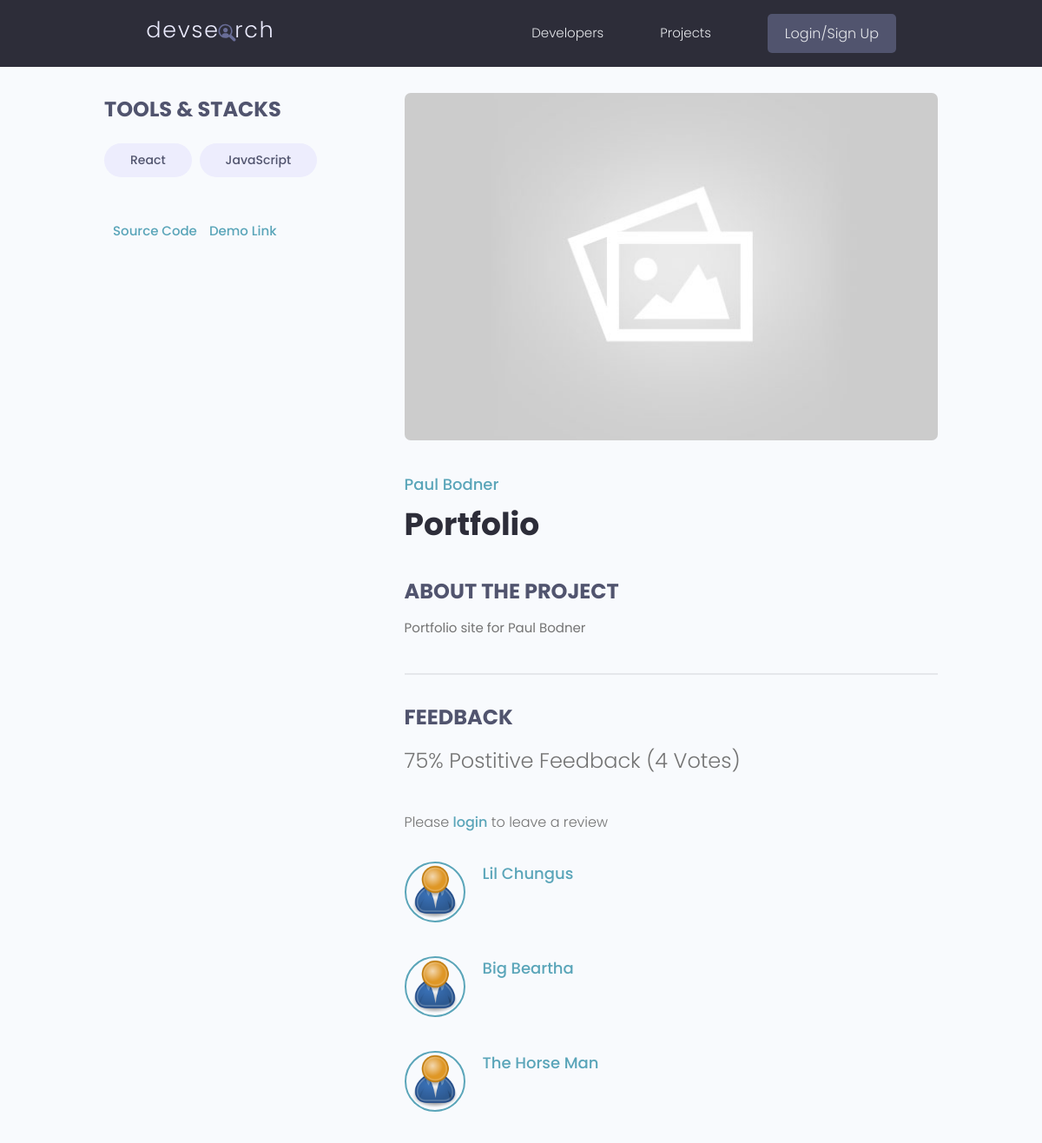
Page /projects/project/3e0de56d-8bd4-4cd8-8bc7-99946c54e711/ on the earlier database version.
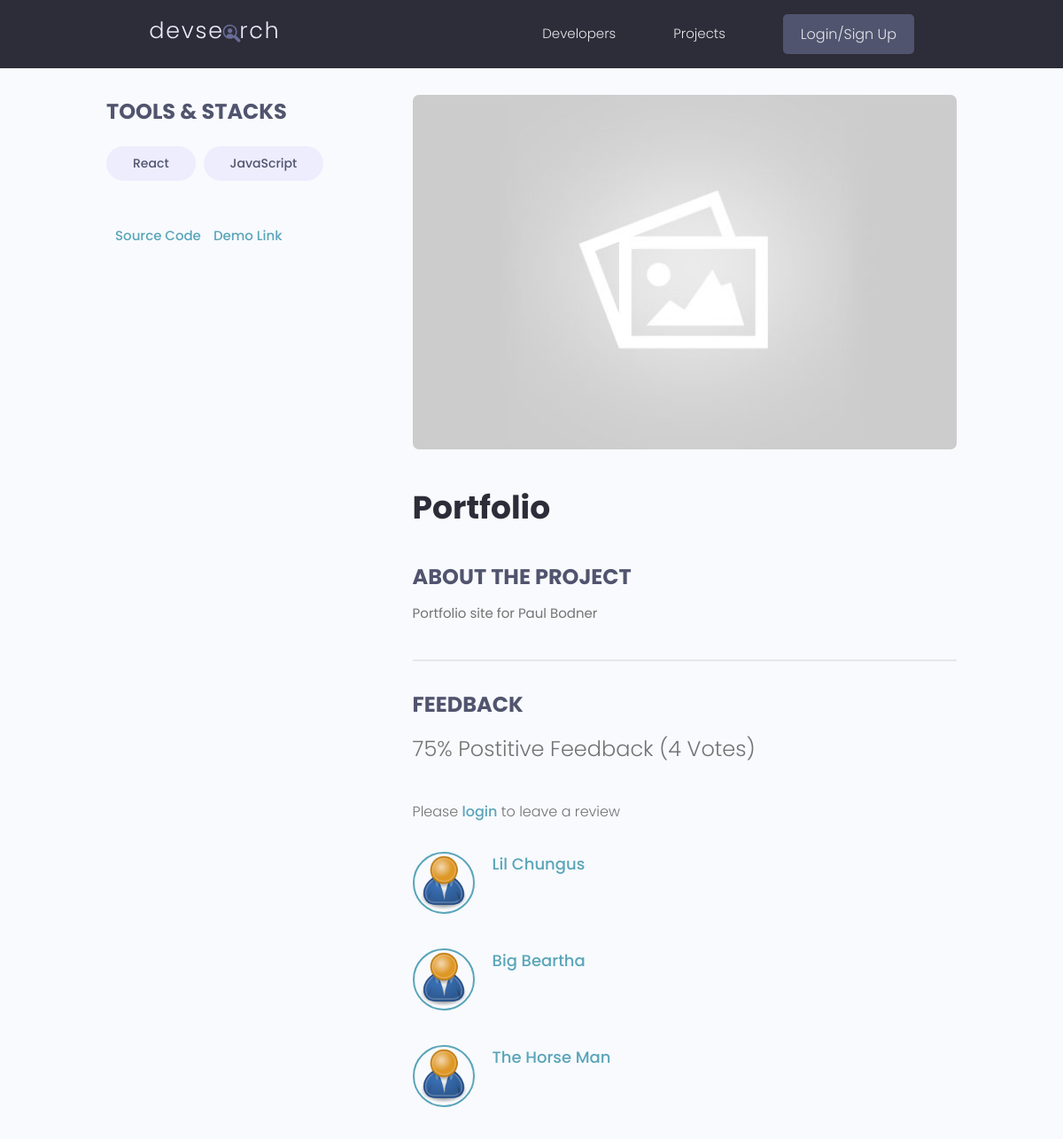
Same page on the later database version.
### projects/models.py (models this page shows, shortened)
class Tag(models.Model):
  name = models.CharField(max_length=200)
  created = models.DateTimeField(auto_now_add=True)
  id = models.UUIDField(default=uuid.uuid4, unique=True, primary_key=True, editable=False)

class Project(models.Model):
  owner = models.ForeignKey(Profile, null=True, blank=True, on_delete=models.SET_NULL)
  title = models.CharField(max_length=200)
  description = models.TextField(null=True, blank=True)
  featured_image = models.ImageField(null=True, blank=True, default='default.jpg')
  demo_link = models.CharField(max_length=2000, null=True, blank=True)
  source_link = models.CharField(max_length=2000, null=True, blank=True)
  tags = models.ManyToManyField('Tag', blank=True)
  vote_total = models.IntegerField(default=0, null=True, blank=True)
  vote_ratio = models.IntegerField(default=0, null=True, blank=True)
  created = models.DateTimeField(auto_now_add=True)
  id = models.UUIDField(default=uuid.uuid4, unique=True, primary_key=True, editable=False)
  class Meta:
    ordering = ['-vote_ratio', '-vote_total', 'title']
  @property
  def reviewers(self):
    queryset = self.review_set.all().values_list('owner__id', flat=True)
    return queryset

class Review(models.Model):
  VOTE_TYPE = (
    ('up', 'Up Vote'),
    ('down', 'Down Vote')
  )
  owner = models.ForeignKey(Profile, on_delete=models.CASCADE, null=True)
  project = models.ForeignKey(Project, on_delete=models.CASCADE)
  body = models.TextField(null=True, blank=True)
  value = models.CharField(max_length=200, choices=VOTE_TYPE)
  created = models.DateTimeField(auto_now_add=True)
  id = models.UUIDField(default=uuid.uuid4, unique=True, primary_key=True, editable=False)
  class Meta:
    unique_together = [['owner', 'project']]

### users/models.py (models this page shows, shortened)
class Profile(models.Model):
  user = models.OneToOneField(User, on_delete=models.CASCADE, null=True, blank=True,)
  name = models.CharField(max_length = 200, blank = True, null = True)
  email = models.EmailField(max_length=500, blank=True, null=True)
  username = models.CharField(max_length = 200, blank = True, null = True)
  username = models.CharField(max_length = 200, blank = True, null = True)
  short_intro = models.CharField(max_length = 200, blank = True, null = True)
  location = models.CharField(max_length = 200, blank = True, null = True)
  bio = models.TextField(max_length=500, blank=True, null=True)
  profile_image = models.ImageField(null = True, blank=True, upload_to='profiles/', default='profiles/user-default.png' )
  social_github= models.CharField(max_length = 200, blank = True, null = True)
  social_linkedIn= models.CharField(max_length = 200, blank = True, null = True)
  social_twitter= models.CharField(max_length = 200, blank = True, null = True)
  social_youtube= models.CharField(max_length = 200, blank = True, null = True)
  social_website= models.CharField(max_length = 200, blank = True, null = True)
  created = models.DateTimeField(auto_now_add=True)
  id = models.UUIDField(default=uuid.uuid4, unique=True, primary_key=True, editable=False)

### projects/views.py (the view, shortened to what this page needs)
# urls.py: path('project/<str:pk>/', views.project, name='project'),
def project(request, pk):
  project = Project.objects.get(id=pk)
  form = ReviewForm()
  context = {
    "project": project,
    'form': form,
    }
  return render(request, 'projects/single-project.html', context)

### projects/templates/projects/single-project.html (shortened to what this page needs)
{% extends 'main.html' %}
{% block content %}
<main class="singleProject my-md">
  <div class="container">
    <div class="layout">
      <div class="column column--1of3">
        <h3 class="singleProject__subtitle">Tools & Stacks</h3>
        <div class="singleProject__toolStack">
          {% for tag in project.tags.all%}
          <span class="tag tag--pill tag--sub tag--lg">
            <small>{{ tag.name }}</small>
          </span>
          {% endfor %}
        </div>
        {% if project.source_link %}
        <a class="singleProject__liveLink" href="{{ project.source_link }}" target="_blank">Source Code
        </a>
        {% endif %}
        {% if project.demo_link %}
        <a class="singleProject__liveLink" href="{{ project.demo_link }}" target="_blank">Demo Link
        </a>
        {% endif %}
      </div>
      <div class="column column--2of3">
        <img class="singleProject__preview" src="{{ project.featured_image.url }}" alt="portfolio thumbnail" />
       {% if project.owner %}
        <a href="{% url 'user-profile' project.owner.id %}" class="singleProject__developer">{{ project.owner.name }}</a>
        {% endif %}
        <h2 class="singleProject__title">{{ project.title }}</h2>
        <h3 class="singleProject__subtitle">About the Project</h3>
        <div class="singleProject__info">
          {{ project.description }}
        </div>
        <div class="comments">
          <h3 class="singleProject__subtitle">Feedback</h3>
          <h5 class="project--rating">
            {{ project.vote_ratio }}% Postitive Feedback ({{ project.vote_total }} Vote{{ project.vote_total|pluralize:"s" }})
          </h5>
          {% if request.user.profile.id in project.reviewers %}
            <p>You have already submitted your review for this project</p>
          {% elif not request.user.is_authenticated %}
            <p>Please <a href="{ url 'login' }?next{{ request.path }}">login</a> to leave a review</p>
          {% elif request.user.profile == project.owner%}
            <p>You cannot review your own project</p>
          {% endif %}
          <div class="commentList">
            {% for review in project.review_set.all %}
            <div class="comment">
              <a href="{% url 'user-profile' review.owner.id %}">
                <img class="avatar avatar--md"
                  src="{{ review.owner.profile_image.url }}" alt="user" />
              </a>
              <div class="comment__details">
                <a href="{% url 'user-profile' review.owner.id %}" class="comment__author">{{ review.owner.name }}</a>
              </div>
            </div>
            {% endfor %}
          </div>
        </div>
      </div>
    </div>
  </div>
</main>
{% endblock content %}

### templates/main.html (shortened to what this page needs)
<!DOCTYPE html>
<html lang="en">
<head>
  {% load static %}
  <link rel="stylesheet" href="https://cdn.iconmonstr.com/1.3.0/css/iconmonstr-iconic-font.min.css" />
  <link rel="stylesheet" href="{% static 'uikit/styles/uikit.css' %}" />
  <link rel="stylesheet" href="{% static 'styles/app.css' %}" />
</head>
<body>
    {% include 'navbar.html' %}
    {% block content %}
    {% endblock content %}
</body>
</html>

### templates/navbar.html (shortened to what this page needs)
{% load static %}
<header class="header">
  <div class="container container--narrow">
    <a href="{% url 'profiles' %}" class="header__logo">
      <img src="{% static 'images/logo.svg' %}" alt="DevSearch Logo" />
    </a>
    <nav class="header__nav">
      <ul class="header__menu">
        <li class="header__menuItem"><a href="{% url 'profiles' %}">Developers</a></li>
        <li class="header__menuItem"><a href="{% url 'projects' %}">Projects</a></li>
        {% if request.user.is_authenticated %}
        <li class="header__menuItem"><a href="{% url 'inbox' %}">Inbox</a></li>
        <li class="header__menuItem"><a href="{% url 'account' %}" >My Account</a></li>
        <li class="header__menuItem"><a href="{% url 'logout' %}" class="btn btn--sub">Logout</a></li>
        {% else %}
        <li class="header__menuItem"><a href="{% url 'login' %}" class="btn btn--sub">Login/Sign Up</a></li>
        {% endif %}
      </ul>
    </nav>
  </div>
</header>

### static/styles/app.css (style rules this page uses)
:root { --color-sub: #2d2d39; }
.btn--sub { background-color: var(--color-sub-light); }
img { width: 100%; }
.header { position: sticky; z-index: 111; background-color: var(--color-sub); padding: 1.5rem 0; }
.header > .container { display: flex; justify-content: space-between; align-items: center; }
.header__logo > img { height: 3.8rem; }
.header__nav > ul { display: inline-flex; align-items: center; list-style: none; gap: 6.5rem; }
.header__menuItem > a { color: var(--color-light); font-weight: 300; }
.singleProject .column--1of3 { order: 2; }
@media screen and (min-width: 1081px) { .singleProject .column--1of3 { order: 1; } }
@media screen and (min-width: 1081px) { .singleProject .column--2of3 { order: 2; } }
.singleProject__toolStack { margin-top: 2rem; margin-bottom: 4rem; }
.singleProject__liveLink { font-weight: 500; transition: all 0.3s ease-in-out; border-bottom: 2px solid transparent; }
.singleProject__preview { height: 50vh; object-fit: cover; object-position: top center; margin-bottom: 3rem; border-radius: 0.7rem; }
.singleProject__title { font-size: 3.6rem; font-weight: 700; color: var(--color-sub); margin-bottom: 3rem; }
.project--rating { margin-bottom: 1.6em; margin-top: .5em; }
.singleProject__subtitle { text-transform: uppercase; font-size: 2.4rem; font-weight: 700; color: var(--color-sub-light); margin-bottom: 1rem; }
.comments { margin-top: 4rem; padding-top: 3rem; border-top: 2px solid var(--color-light); }
.commentList { margin: 3rem 0; }
.comment { display: flex; gap: 2rem; }
.comment:not(:last-child) { margin-bottom: 3rem; }
.comment__author { font-size: 1.8rem; }

### static/uikit/styles/modules/_variables.css (style rules this page uses)
:root { --color-main: #5aa5b9; --color-main-light: #e6faff; --color-sub: #3f4156; --color-sub-light: #51546e; --color-sub-lighter: #ededfd; --color-text: #737373; --color-gray: #8b8b8b; --color-light: #e5e7eb; --color-light-gray: #767676; --color-bg: #f8fafd; --color-white: #fffefd; --color-white-light: #f3f3f3; --color-success: #359e64; --color-success-bg: #def8e8; --color-error: #fc4b0b; --color-error-bg: #fff2ee; --font-base: 'Poppins', arial, helvetica, 'Segoe UI', roboto, ubuntu, sans-serif; --font-monospace: 'Fira Code', 'Courier New', courier, monospace; --font-regular: 300; --font-medium: 500; --font-bold: 700; --generic-shadow: 1px 1px 5px #00000010; --generic-transition: all 0.3s ease-in-out; }

### static/uikit/styles/modules/_base.css (style rules this page uses)
* { margin: 0; padding: 0; box-sizing: border-box; text-rendering: optimizeLegibility; color: inherit; font-size: inherit; }
html { font-size: 50%; }
@media only screen and (min-width: 480px) { html { font-size: 56.25%; } }
@media only screen and (min-width: 1200px) { html { font-size: 62.5%; } }
body { line-height: 1.6; font-weight: 400; font-size: 1.5rem; color: var(--color-text); background-color: var(--color-bg); min-height: 100vh; }

### static/uikit/styles/modules/_typography.css (style rules this page uses)
* { font-family: var(--font-base); }
h2 { font-size: 3.6rem; font-weight: var(--font-bold); }
h3 { font-size: 3.2rem; font-weight: var(--font-medium); }
h5 { font-size: 2.4rem; font-weight: var(--font-medium); }
h5, h6 { font-weight: var(--font-regular); }
p, span, strong { font-size: 1.6rem; color: var(--color-text); font-weight: var(--font-regular); }
a { padding-bottom: 2px; text-decoration: none; display: inline-block; color: var(--color-main); font-weight: var(--font-medium); }

### static/uikit/styles/modules/_utilities.css (style rules this page uses)
.container { width: 92%; max-width: 165rem; margin: 0 auto; box-sizing: border-box; }
.container--narrow { width: 92%; max-width: 120rem; }
@media screen and (min-width: 1000px) { .container { width: 90%; } }
@media screen and (min-width: 1000px) { .container--narrow { width: 85%; } }
@media screen and (min-width: 1200px) { .container { width: 80%; } }
@media screen and (min-width: 1200px) { .container--narrow { width: 72%; } }
.my-md { margin: 3rem auto; }

### static/uikit/styles/modules/_avatar.css (style rules this page uses)
.avatar { border-radius: 50%; border: 2px solid var(--color-main); object-fit: cover; }
.avatar--md { height: 7rem; width: 7rem; }

### static/uikit/styles/modules/_button.css (style rules this page uses)
.btn { display: inline-block; position: relative; cursor: pointer; background-color: var(--color-light); font-weight: var(--font-medium); color: var(--color-sub); text-decoration: none; padding: 1rem 2rem; border-radius: 0.5rem; border: none; width: -webkit-fit-content; width: -moz-fit-content; width: fit-content; height: -webkit-fit-content; height: -moz-fit-content; height: fit-content; font-size: 1.6rem; outline-width: 0; outline-color: transparent; -webkit-backface-visibility: hidden; backface-visibility: hidden; transition: all 0.3s ease-in-out; }
.btn--sub { background-color: var(--color-sub); color: var(--color-white); }

Differences in the rows shown:
changed Project "Portfolio": owner.name "Paul Bodner" → (not shown)
